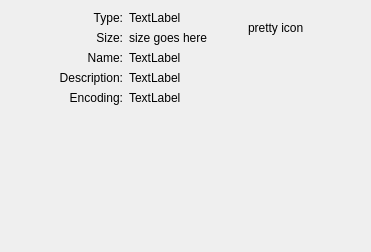
<?xml version="1.0" encoding="UTF-8"?>
<ui version="4.0">
 <class>AttachmentPropertiesDialogReadOnly</class>
 <widget class="QWidget" name="AttachmentPropertiesDialogReadOnly">
  <property name="geometry">
   <rect>
    <x>0</x>
    <y>0</y>
    <width>371</width>
    <height>252</height>
   </rect>
  </property>
  <layout class="QVBoxLayout" name="verticalLayout">
   <item>
    <layout class="QGridLayout" name="gridLayout">
     <item row="0" column="1">
      <widget class="QLabel" name="mimeType">
       <property name="text">
        <string>TextLabel</string>
       </property>
      </widget>
     </item>
     <item row="3" column="1" colspan="2">
      <widget class="QLabel" name="description">
       <property name="text">
        <string>TextLabel</string>
       </property>
      </widget>
     </item>
     <item row="2" column="1" colspan="2">
      <widget class="QLabel" name="name">
       <property name="text">
        <string>TextLabel</string>
       </property>
      </widget>
     </item>
     <item row="0" column="0">
      <layout class="QHBoxLayout" name="horizontalLayout">
       <item>
        <widget class="QLabel" name="label">
         <property name="sizePolicy">
          <sizepolicy hsizetype="Minimum" vsizetype="Preferred">
           <horstretch>0</horstretch>
           <verstretch>0</verstretch>
          </sizepolicy>
         </property>
         <property name="text">
          <string comment="MIME type of this attachment">Type:</string>
         </property>
         <property name="alignment">
          <set>Qt::AlignRight|Qt::AlignTrailing|Qt::AlignVCenter</set>
         </property>
        </widget>
       </item>
      </layout>
     </item>
     <item row="0" column="2" rowspan="2">
      <widget class="QLabel" name="mimeIcon">
       <property name="text">
        <string notr="true">pretty icon</string>
       </property>
      </widget>
     </item>
     <item row="1" column="0">
      <layout class="QHBoxLayout" name="horizontalLayout_2">
       <item>
        <widget class="QLabel" name="label_2">
         <property name="sizePolicy">
          <sizepolicy hsizetype="Minimum" vsizetype="Preferred">
           <horstretch>0</horstretch>
           <verstretch>0</verstretch>
          </sizepolicy>
         </property>
         <property name="text">
          <string comment="size of the attachment">Size:</string>
         </property>
         <property name="alignment">
          <set>Qt::AlignRight|Qt::AlignTrailing|Qt::AlignVCenter</set>
         </property>
        </widget>
       </item>
      </layout>
     </item>
     <item row="1" column="1">
      <widget class="QLabel" name="size">
       <property name="text">
        <string notr="true">size goes here</string>
       </property>
      </widget>
     </item>
     <item row="2" column="0">
      <layout class="QHBoxLayout" name="horizontalLayout_3">
       <item>
        <widget class="QLabel" name="label_3">
         <property name="sizePolicy">
          <sizepolicy hsizetype="Minimum" vsizetype="Preferred">
           <horstretch>0</horstretch>
           <verstretch>0</verstretch>
          </sizepolicy>
         </property>
         <property name="text">
          <string comment="file name of the attachment">Name:</string>
         </property>
         <property name="alignment">
          <set>Qt::AlignRight|Qt::AlignTrailing|Qt::AlignVCenter</set>
         </property>
        </widget>
       </item>
      </layout>
     </item>
     <item row="3" column="0">
      <layout class="QHBoxLayout" name="horizontalLayout_4">
       <item>
        <widget class="QLabel" name="label_4">
         <property name="sizePolicy">
          <sizepolicy hsizetype="Minimum" vsizetype="Preferred">
           <horstretch>0</horstretch>
           <verstretch>0</verstretch>
          </sizepolicy>
         </property>
         <property name="text">
          <string comment="description of the attachment">Description:</string>
         </property>
         <property name="alignment">
          <set>Qt::AlignRight|Qt::AlignTrailing|Qt::AlignVCenter</set>
         </property>
        </widget>
       </item>
      </layout>
     </item>
     <item row="4" column="0">
      <layout class="QHBoxLayout" name="horizontalLayout_5">
       <item>
        <widget class="QLabel" name="label_5">
         <property name="sizePolicy">
          <sizepolicy hsizetype="Minimum" vsizetype="Preferred">
           <horstretch>0</horstretch>
           <verstretch>0</verstretch>
          </sizepolicy>
         </property>
         <property name="text">
          <string comment="encoding of the attachment">Encoding:</string>
         </property>
         <property name="alignment">
          <set>Qt::AlignRight|Qt::AlignTrailing|Qt::AlignVCenter</set>
         </property>
        </widget>
       </item>
      </layout>
     </item>
     <item row="4" column="1" colspan="2">
      <widget class="QLabel" name="encoding">
       <property name="text">
        <string>TextLabel</string>
       </property>
      </widget>
     </item>
    </layout>
   </item>
   <item>
    <spacer name="verticalSpacer">
     <property name="orientation">
      <enum>Qt::Vertical</enum>
     </property>
     <property name="sizeHint" stdset="0">
      <size>
       <width>20</width>
       <height>31</height>
      </size>
     </property>
    </spacer>
   </item>
  </layout>
 </widget>
 <resources/>
 <connections/>
</ui>
